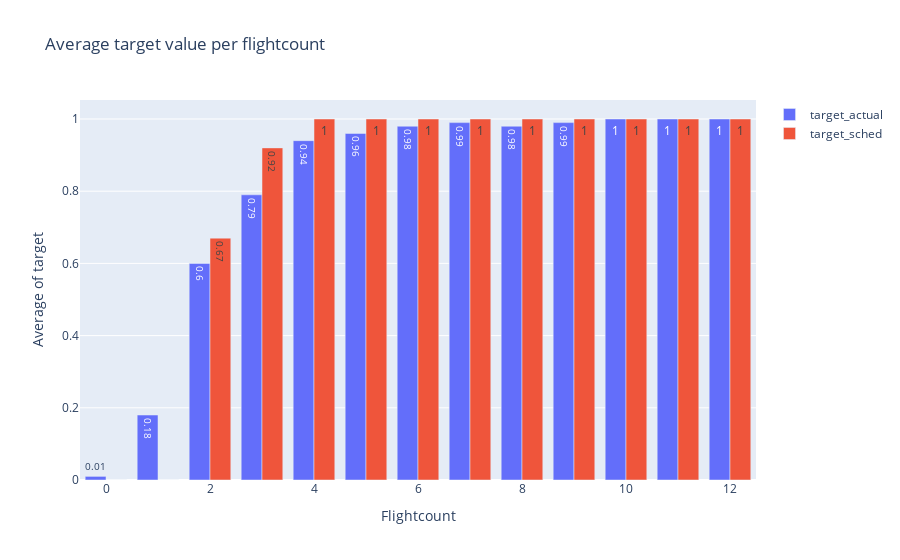

Here is the notebook cell this chart was saved with:
### Markdown cell above
Number of flights v target:

### Code cell
import plotly.graph_objects as go

target_avg = df.groupby("flights_cnt")[["target_actual","target_sched"]].mean().round(2)

fig = go.Figure()

# Add each column as its own bar trace
for col in target_avg.columns:
    fig.add_trace(
        go.Bar(
            x=target_avg.index,
            y=target_avg[col],
            name=col,
            text=target_avg[col],
            textposition='auto'
        )
    )

fig.update_layout(
    title="Average target value per flightcount",
    xaxis_title="Flightcount",
    yaxis_title="Average of target",
    barmode='group'  # or 'stack'
)

fig.show()

### Figure 1 — Plotly figure (JSON) as saved in the notebook; plotly's stock layout.template omitted (floating-point values rounded to 4 significant figures)
{"data": [{"name": "target_actual", "text": [0.01, 0.18, 0.6, 0.79, 0.94, 0.96, 0.98, 0.99, 0.98, 0.99, 1, 1, 1], "textposition": "auto", "type": "bar", "x": [0, 1, 2, 3, 4, 5, 6, 7, 8, 9, 10, 11, 12], "y": [0.01, 0.18, 0.6, 0.79, 0.94, 0.96, 0.98, 0.99, 0.98, 0.99, 1, 1, 1]}, {"name": "target_sched", "text": [0, 0, 0.67, 0.92, 1, 1, 1, 1, 1, 1, 1, 1, 1], "textposition": "auto", "type": "bar", "x": [0, 1, 2, 3, 4, 5, 6, 7, 8, 9, 10, 11, 12], "y": [0, 0, 0.67, 0.92, 1, 1, 1, 1, 1, 1, 1, 1, 1]}], "layout": {"barmode": "group", "title": {"text": "Average target value per flightcount"}, "xaxis": {"title": {"text": "Flightcount"}}, "yaxis": {"title": {"text": "Average of target"}}}}
